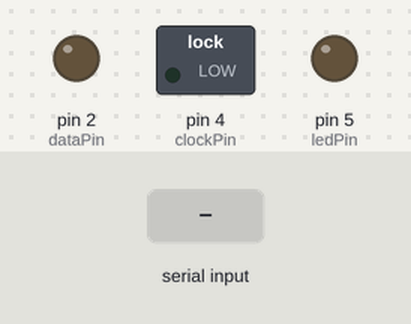
Bench run of a sketch on a simulated Arduino Uno, built with avr-gcc and run on an emulated ATmega328P. On the bench: switched loads named in the sketch (green lamp = pin HIGH), output pins drawn as LEDs (lit = HIGH). Inputs (shaded band) come from the test bench.

Above: at 1.2 s.
1.3 s: "1234\n" received over Serial
At 2.2 s:
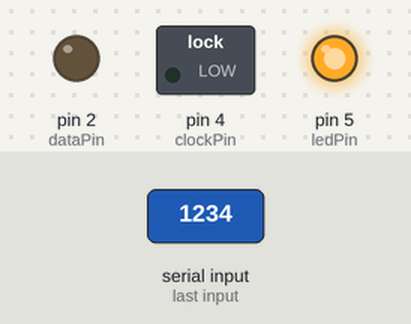
Timing chart, 0 to 4.3 s (numbered marks = the images above; inputs shaded):
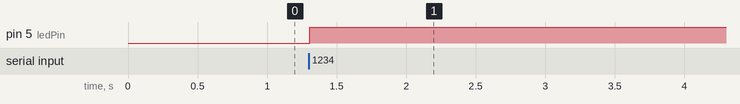

Measured:
- after the input at 1.3 s, pin 5 (ledPin): LOW → HIGH at once

The sketch:

sketch_feb27a.ino
```cpp
int dataPin = 2;
int latchPin = 3;
int clockPin = 4;
int ledPin = 5;
const byte ARRAY_SIZE = 27;
byte segment_codes[ARRAY_SIZE];
String available_chars[ARRAY_SIZE];

void show(String value){
  int skip = 0;
  for(int i=0; i<value.length(); i++) {
    if(!((String)value[i]).equals(".")) {
      int indexOfCharToWrite = findIndexOfChar((String)value[i]);
      if(indexOfCharToWrite > -1){
        byte bitToWrite = 0;
        digitalWrite(latchPin, LOW);
        byte code = segment_codes[indexOfCharToWrite];
        boolean skipNext = false;
        if(((String)value[i+1]).equals(".")) {
          bitWrite(code, 7, 0);
          skipNext = true;
        }
        shiftOut(dataPin, clockPin, MSBFIRST, code);
        bitWrite(bitToWrite, i-skip, 1);
        shiftOut(dataPin, clockPin, LSBFIRST, bitToWrite);
        digitalWrite(latchPin, HIGH);
        if(skipNext){
          skip++;
        }
      }
    }
  }
}

int findIndexOfChar(String character){
  int wantedpos = -1;
  for(int i=0; i< ARRAY_SIZE; i++){
    if(character.equals(available_chars[i])){
      wantedpos = i;
      break;
    }
  }
  return wantedpos;
}

void setup() {
  available_chars[0] = "0";
  available_chars[1] = "1";
  available_chars[2] = "2";
  available_chars[3] = "3";
  available_chars[4] = "4";
  available_chars[5] = "5";
  available_chars[6] = "6";
  available_chars[7] = "7";
  available_chars[8] = "8";
  available_chars[9] = "9";
  available_chars[10] = "A";
  available_chars[11] = "b";
  available_chars[12] = "D";
  available_chars[13] = "c";
  available_chars[14] = "d";
  available_chars[15] = "E";
  available_chars[16] = "F";
  available_chars[17] = "H";
  available_chars[18] = "h";
  available_chars[19] = "L";
  available_chars[20] = "n";
  available_chars[21] = "I";
  available_chars[22] = "O";
  available_chars[23] = "o";
  available_chars[24] = "P";
  available_chars[25] = "S";
  available_chars[26] = " ";

  segment_codes[0]=0b11000000;
  segment_codes[1]=0b11111001;
  segment_codes[2]=0b10100100;
  segment_codes[3]=0b10110000;
  segment_codes[4]=0b10011001;
  segment_codes[5]=0b10010010;
  segment_codes[6]=0b10000011;
  segment_codes[7]=0b11111000;
  segment_codes[8]=0b10000000;
  segment_codes[9]=0b10011000;
  segment_codes[10]=0b10001000;
  segment_codes[11]=0b10000011;
  segment_codes[12]=0b11000000;
  segment_codes[13]=0b10100111;
  segment_codes[14]=0b10100001;
  segment_codes[15]=0b10000110;
  segment_codes[16]=0b10001110;
  segment_codes[17]=0b10001001;
  segment_codes[18]=0b10001011;
  segment_codes[19]=0b11000111;
  segment_codes[20]=0b10101011;
  segment_codes[21]=0b11111001;
  segment_codes[22]=0b11000000;
  segment_codes[23]=0b10100011;
  segment_codes[24]=0b10001100;
  segment_codes[25]=0b10010010;
  segment_codes[26]=0b11111111;


  pinMode(latchPin, OUTPUT);
  pinMode(clockPin, OUTPUT);
  pinMode(dataPin, OUTPUT);
  pinMode(ledPin, OUTPUT);

  Serial.begin(9600);
}

String str = "    ";
int input;

void loop() {
  if (Serial.available() > 0) {
    int val = Serial.parseInt();
    if (val == 1234)
      digitalWrite(ledPin, HIGH);
  }
}
```
